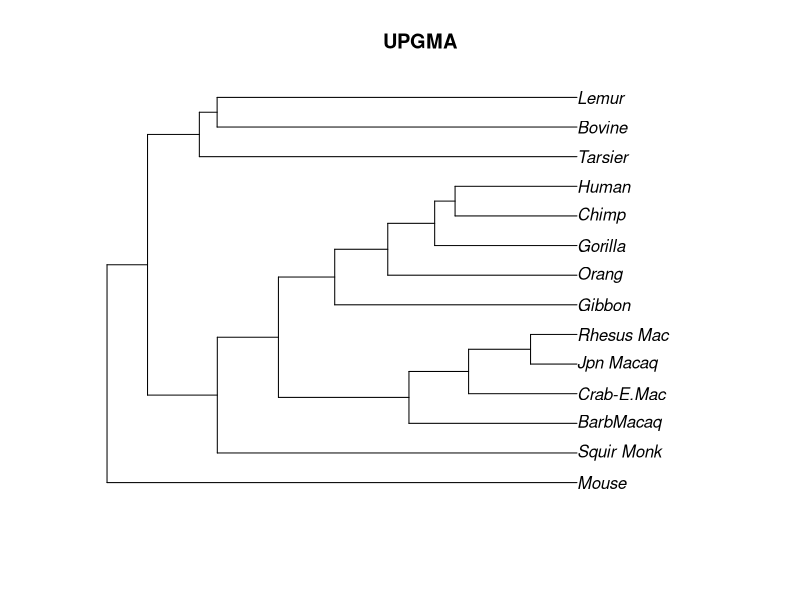
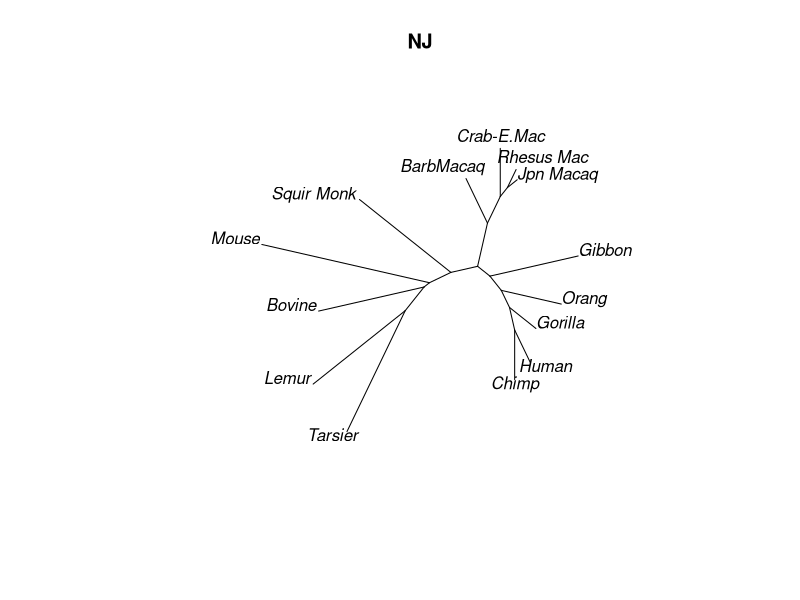

Write R code to recreate these figures, in order.
install.packages("ape")
library(ape)
install.packages("phangorn")
library(phangorn)
fdir <- system.file("extdata/trees", package = "phangorn")
primates <- read.phyDat(file.path(fdir, "primates.dna"),
                        format = "interleaved")
distanceMatrix_primates  <- dist.ml(primates)
treeUPGMA_primates  <- upgma(distanceMatrix_primates)
treeNJ_primates  <- NJ(distanceMatrix_primates)
plot(treeUPGMA_primates, main="UPGMA")
plot(treeNJ_primates, "unrooted", main="NJ")
